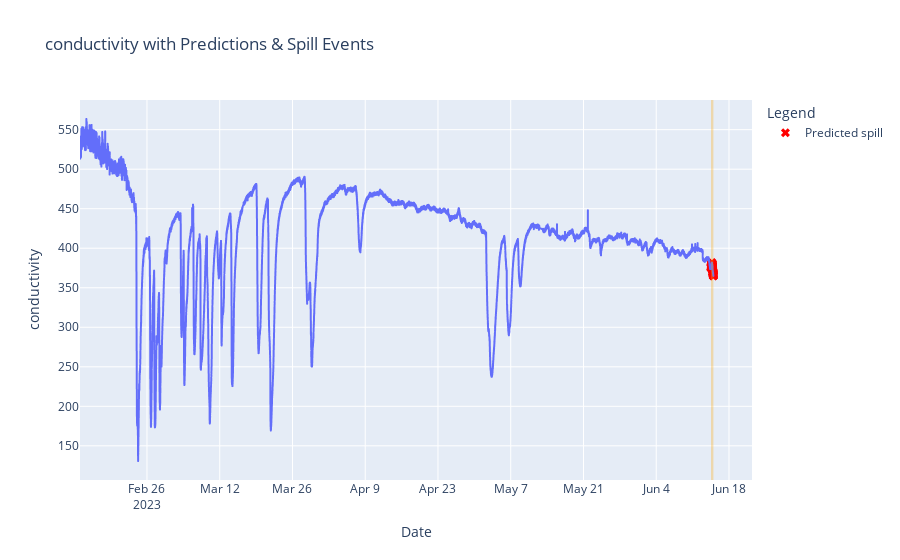

The notebook cell saved with this chart:
### Code cell
# === SPILL 2: PLOT CASCADING METRICS RESULTS ===

print("=== Plotting Spill 2 Cascading Metrics Results ===")

# Use the existing plot_model_predictions function with Spill 2 results_df
print("Generating Spill 2 cascading metrics plot...")

plot_model_predictions(
    df=results_df_spill2,
    location='grinnel',  # Spill 2 location
    start_date='2023-02-13',
    end_date='2023-06-16',
    sensor='conductivity'
)

print("\\nSpill 2 cascading metrics plot generated!")
print("\\nPlot features:")
print("- Blue line: Conductivity sensor data (grinnel location)")
print("- Red X markers: Predicted spill events (cascading metrics)")
print("- Orange shaded area: True spill events")
print("- Interactive hover for details")

# Additional analysis for Spill 2
print(f"\\n=== SPILL 2 CASCADING METRICS ANALYSIS ===")
print(f"Location: Grinnel")
print(f"Time Period: 2023-02-13 to 2023-06-06")
print(f"Spill Event: 2023-06-14")
print(f"\\nOptimization focused on:")
print(f"1st Priority: Catch spill events (+1000 points)")
print(f"2nd Priority: Minimize false alarms (70% weight)")
print(f"3rd Priority: Fast detection (30% weight)")
print(f"\\nSpill 2 optimized parameters:")
for param, value in spill2_best_params.items():
    print(f"  {param}: {value}")
print(f"\\nSpill 2 cascading score: {spill2_cascading_score:.2f}")

# Analysis based on cascading score
if spill2_cascading_score == -1000:
    print(f"\\n⚠️  SPILL 2 ISSUE DETECTED:")
    print(f"Score of -1000 means recall < 10% (model can't detect spills)")
    print(f"Possible causes:")
    print(f"- No true spill events in training data")
    print(f"- Date range mismatch (spill is 2023-06-14, plot ends 2023-06-06)")
    print(f"- Labeling issue with grinnel location data")
    print(f"\\nNeed to check Spill 2 data labeling and date ranges!")
else:
    print(f"\\n✅  Spill 2 cascading metrics working successfully!")

# Summary comparison between Spill 1 and Spill 2
print(f"\\n=== SPILL 1 vs SPILL 2 CASCADING RESULTS ===")
if 'cascading_best_score' in locals():
    print(f"Spill 1 (footbridge, 2021): {cascading_best_score:.2f}")
print(f"Spill 2 (grinnel, 2023): {spill2_cascading_score:.2f}")

if spill2_cascading_score == -1000:
    print(f"\\n🔧 Spill 2 needs debugging - likely date/labeling issue")
else:
    print(f"\\n🎯 Both models optimized for maximum spill detection! 🎯")

### Figure 1 — Plotly figure (JSON) as saved in the notebook; plotly's stock layout.template omitted (floating-point values rounded to 4 significant figures; data arrays with more than 128 entries replaced by an {"elided": "..."} marker saying what was removed)
{"data": [{"hovertemplate": "datetime=%{x}<br>conductivity=%{y}<extra></extra>", "legendgroup": "", "line": {"color": "#636efa", "dash": "solid"}, "marker": {"symbol": "circle"}, "mode": "lines", "name": "", "showlegend": false, "type": "scattergl", "x": {"elided": "33346 str values"}, "xaxis": "x", "y": {"elided": "33346 float values"}, "yaxis": "y"}, {"marker": {"color": "red", "size": 8, "symbol": "x"}, "mode": "markers", "name": "Predicted spill", "type": "scatter", "x": ["2023-06-14T13:00:00.000000000", "2023-06-14T13:10:00.000000000", "2023-06-14T13:15:00.000000000", "2023-06-14T13:20:00.000000000", "2023-06-14T13:25:00.000000000", "2023-06-14T13:30:00.000000000", "2023-06-14T13:40:00.000000000", "2023-06-14T13:50:00.000000000", "2023-06-14T14:05:00.000000000", "2023-06-14T14:10:00.000000000", "2023-06-14T14:15:00.000000000", "2023-06-14T14:20:00.000000000", "2023-06-14T14:40:00.000000000", "2023-06-14T14:45:00.000000000", "2023-06-14T14:50:00.000000000", "2023-06-14T15:00:00.000000000", "2023-06-14T15:05:00.000000000", "2023-06-14T15:10:00.000000000", "2023-06-14T15:20:00.000000000", "2023-06-14T15:25:00.000000000", "2023-06-14T15:30:00.000000000", "2023-06-14T15:35:00.000000000", "2023-06-14T15:40:00.000000000", "2023-06-14T15:45:00.000000000", "2023-06-14T15:50:00.000000000", "2023-06-14T16:00:00.000000000", "2023-06-14T16:05:00.000000000", "2023-06-14T16:10:00.000000000", "2023-06-14T16:15:00.000000000", "2023-06-14T16:20:00.000000000", "2023-06-14T16:25:00.000000000", "2023-06-14T16:30:00.000000000", "2023-06-14T16:35:00.000000000", "2023-06-14T16:40:00.000000000", "2023-06-14T16:45:00.000000000", "2023-06-14T16:55:00.000000000", "2023-06-14T17:10:00.000000000", "2023-06-14T17:20:00.000000000", "2023-06-14T17:25:00.000000000", "2023-06-14T17:30:00.000000000", "2023-06-14T17:40:00.000000000", "2023-06-14T17:45:00.000000000", "2023-06-14T17:50:00.000000000", "2023-06-14T18:00:00.000000000", "2023-06-14T18:20:00.000000000", "2023-06-14T18:25:00.000000000", "2023-06-14T18:40:00.000000000", "2023-06-14T18:45:00.000000000", "2023-06-14T18:50:00.000000000", "2023-06-14T18:55:00.000000000", "2023-06-14T19:00:00.000000000", "2023-06-14T19:05:00.000000000", "2023-06-14T19:10:00.000000000", "2023-06-14T19:15:00.000000000", "2023-06-14T19:20:00.000000000", "2023-06-14T19:25:00.000000000", "2023-06-14T19:35:00.000000000", "2023-06-14T19:40:00.000000000", "2023-06-14T19:45:00.000000000", "2023-06-14T19:50:00.000000000", "2023-06-14T20:00:00.000000000", "2023-06-14T20:05:00.000000000", "2023-06-14T20:15:00.000000000", "2023-06-14T20:20:00.000000000", "2023-06-14T20:25:00.000000000", "2023-06-14T20:40:00.000000000", "2023-06-14T20:45:00.000000000", "2023-06-14T21:00:00.000000000", "2023-06-14T21:05:00.000000000", "2023-06-14T21:15:00.000000000", "2023-06-14T21:25:00.000000000", "2023-06-14T21:35:00.000000000", "2023-06-14T21:40:00.000000000", "2023-06-14T21:45:00.000000000", "2023-06-14T21:55:00.000000000", "2023-06-14T22:00:00.000000000", "2023-06-14T22:05:00.000000000", "2023-06-14T22:15:00.000000000", "2023-06-14T22:20:00.000000000", "2023-06-14T22:25:00.000000000", "2023-06-14T22:35:00.000000000", "2023-06-14T22:40:00.000000000", "2023-06-14T22:45:00.000000000", "2023-06-14T22:55:00.000000000", "2023-06-14T23:00:00.000000000", "2023-06-14T23:05:00.000000000", "2023-06-14T23:15:00.000000000", "2023-06-14T23:20:00.000000000", "2023-06-14T23:25:00.000000000", "2023-06-14T23:40:00.000000000", "2023-06-14T23:45:00.000000000", "2023-06-14T23:55:00.000000000", "2023-06-15T00:00:00.000000000"], "y": [375.7, 375.8, 375.2, 377.0, 374.8, 376.3, 376.0, 376.7, 378.0, 377.8, 376.2, 378.2, 378.8, 377.8, 379.2, 377.7, 379.3, 379.2, 379.0, 379.2, 379.8, 379.5, 378.3, 379.0, 379.0, 378.7, 378.3, 380.0, 379.0, 380.7, 379.8, 380.8, 380.3, 379.5, 380.0, 380.3, 381.8, 380.8, 381.3, 380.7, 379.5, 380.5, 379.7, 380.0, 378.8, 379.8, 378.5, 377.5, 378.5, 377.0, 377.7, 377.0, 377.8, 377.8, 375.5, 376.3, 374.8, 376.2, 375.2, 376.7, 374.0, 374.0, 374.0, 372.3, 372.8, 371.7, 372.5, 371.8, 370.8, 370.0, 369.8, 369.2, 369.5, 370.0, 369.7, 368.5, 369.3, 368.5, 368.2, 367.5, 368.2, 367.2, 369.5, 367.8, 367.5, 367.3, 366.8, 366.2, 365.2, 366.0, 365.2, 365.2, 365.0]}], "layout": {"hovermode": "x unified", "legend": {"title": {"text": "Legend"}, "tracegroupgap": 0}, "shapes": [{"fillcolor": "orange", "line": {"width": 0}, "opacity": 0.3, "type": "rect", "x0": "2023-06-14T12:55:00", "x1": "2023-06-15T00:00:00", "xref": "x", "y0": 0, "y1": 1, "yref": "y domain"}], "title": {"text": "conductivity with Predictions & Spill Events"}, "xaxis": {"anchor": "y", "domain": [0, 1], "title": {"text": "Date"}}, "yaxis": {"anchor": "x", "domain": [0, 1], "title": {"text": "conductivity"}}}}
